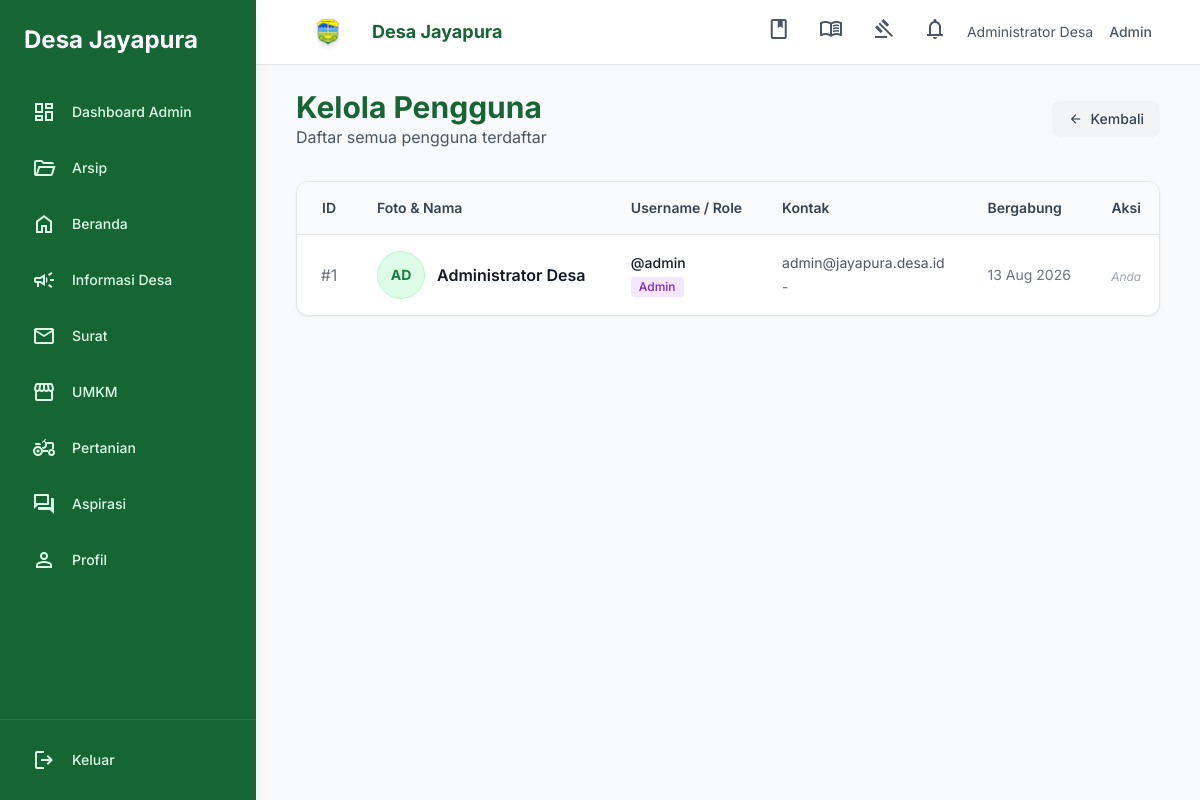
/admin_pengguna.php (signed in), run on the app's committed database.
### tables this page shows
CREATE TABLE users (
    id INT PRIMARY KEY AUTO_INCREMENT,
    username VARCHAR(50) UNIQUE NOT NULL,
    password VARCHAR(255) NOT NULL,
    full_name VARCHAR(100) NOT NULL,
    email VARCHAR(100) UNIQUE,
    phone VARCHAR(15),
    role ENUM('admin', 'warga', 'pelaku_umkm') DEFAULT 'warga',
    avatar VARCHAR(255),
    created_at TIMESTAMP DEFAULT CURRENT_TIMESTAMP,
    updated_at TIMESTAMP DEFAULT CURRENT_TIMESTAMP ON UPDATE CURRENT_TIMESTAMP
);

### admin_pengguna.php (called while the page is built, shortened)
<?php
$db = (new Database())->getConnection();
$stmt = $db->query("SELECT * FROM users ORDER BY created_at DESC");
$semua_pengguna = $stmt->fetchAll();
require_once 'views/admin_pengguna_view.php';
?>

### views/admin_pengguna_view.php (the view, shortened to what this page needs)
<?php require_once 'includes/header.php'; ?>
<section class="mb-8">
    <div class="flex flex-col sm:flex-row sm:items-center justify-between gap-4">
        <div>
            <h2 class="text-3xl font-bold text-green-800">Kelola Pengguna</h2>
            <p class="text-gray-600">Daftar semua pengguna terdaftar</p>
        </div>
        <a href="admin.php" class="inline-flex items-center gap-2 px-4 py-2 bg-gray-100 text-gray-700 rounded-lg hover:bg-gray-200 transition text-sm font-medium">
            <span class="material-symbols-outlined text-sm">arrow_back</span>
            Kembali
        </a>
    </div>
</section>
<div class="bg-white rounded-xl shadow-sm border border-gray-200 overflow-hidden">
    <div class="overflow-x-auto">
        <table class="w-full text-left border-collapse">
            <thead>
                <tr class="bg-gray-50 border-b border-gray-200">
                    <th class="p-4 text-sm font-semibold text-gray-700 w-16 text-center">ID</th>
                    <th class="p-4 text-sm font-semibold text-gray-700">Foto & Nama</th>
                    <th class="p-4 text-sm font-semibold text-gray-700">Username / Role</th>
                    <th class="p-4 text-sm font-semibold text-gray-700 hidden sm:table-cell">Kontak</th>
                    <th class="p-4 text-sm font-semibold text-gray-700 hidden lg:table-cell">Bergabung</th>
                    <th class="p-4 text-sm font-semibold text-gray-700 text-center">Aksi</th>
                </tr>
            </thead>
            <tbody class="divide-y divide-gray-100">
                <?php if(empty($semua_pengguna)): ?>
                    <tr>
                        <td colspan="6" class="p-8 text-center text-gray-500">Belum ada pengguna.</td>
                    </tr>
                <?php else: ?>
                    <?php foreach($semua_pengguna as $p): ?>
                        <tr class="hover:bg-gray-50/50 transition">
                            <td class="p-4 text-center text-gray-500">#<?= $p['id'] ?></td>
                            <td class="p-4">
                                <div class="flex items-center gap-3">
                                    <?php if(!empty($p['avatar'])): ?>
                                        <a href="uploads/avatars/<?= htmlspecialchars($p['avatar']) ?>" target="_blank" class="block shrink-0 transition-transform hover:scale-105 hover:opacity-90">
                                            <img src="uploads/avatars/<?= htmlspecialchars($p['avatar']) ?>" alt="Avatar" class="w-12 h-12 rounded-full object-cover shadow-sm border border-gray-200 cursor-pointer" title="Lihat Foto Profil">
                                        </a>
                                    <?php else: ?>
                                        <div class="w-12 h-12 rounded-full bg-green-100 text-green-700 flex items-center justify-center text-sm font-bold border border-green-200 shrink-0">
                                            <?= strtoupper(substr($p['full_name'], 0, 2)) ?>
                                        </div>
                                    <?php endif; ?>
                                    <div>
                                        <h4 class="font-semibold text-gray-900"><?= htmlspecialchars($p['full_name']) ?></h4>
                                    </div>
                                </div>
                            </td>
                            <td class="p-4">
                                <div class="text-sm font-medium text-gray-900">@<?= htmlspecialchars($p['username']) ?></div>
                                <span class="inline-block mt-1 px-2 py-0.5 rounded text-xs font-medium
                                    <?= $p['role'] == 'admin' ? 'bg-purple-100 text-purple-700' : ($p['role'] == 'pelaku_umkm' ? 'bg-blue-100 text-blue-700' : 'bg-gray-100 text-gray-700') ?>">
                                    <?= ucfirst(str_replace('_', ' ', $p['role'])) ?>
                                </span>
                            </td>
                            <td class="p-4 hidden sm:table-cell text-sm">
                                <div class="text-gray-600 mb-1"><?= htmlspecialchars($p['email'] ?? '-') ?></div>
                                <div class="text-gray-500"><?= htmlspecialchars($p['phone'] ?? '-') ?></div>
                            </td>
                            <td class="p-4 hidden lg:table-cell text-sm text-gray-500">
                                <?= date('d M Y', strtotime($p['created_at'])) ?>
                            </td>
                            <td class="p-4 text-center">
                                <?php if($p['id'] != $_SESSION['user_id']): ?>
                                    <a href="?delete=<?= $p['id'] ?>" onclick="return confirm('Yakin ingin menghapus pengguna ini?')" class="inline-flex items-center justify-center w-8 h-8 rounded-full text-red-500 hover:bg-red-50 hover:text-red-700 transition" title="Hapus Pengguna">
                                        <span class="material-symbols-outlined text-[20px]">delete</span>
                                    </a>
                                <?php else: ?>
                                    <span class="text-xs text-gray-400 italic">Anda</span>
                                <?php endif; ?>
                            </td>
                        </tr>
                    <?php endforeach; ?>
                <?php endif; ?>
            </tbody>
        </table>
    </div>
</div>
<?php require_once 'includes/footer.php'; ?>

### includes/header.php (style rules this page uses)
.material-symbols-outlined { font-variation-settings: 'FILL' 0, 'wght' 400, 'GRAD' 0, 'opsz' 24; display: inline-block; line-height: 1; }
body { font-family: 'Inter', sans-serif; background: #f8f9fa; color: #191c1d; min-height: 100vh; }

### data on the page
users: id "1", full_name "AD", full_name "Administrator Desa", username "admin", role "Admin", email "admin@jayapura.desa.id", phone "-", created_at "13 Aug 2026", shows "Anda"

### other printed values
SITE_NAME "Desa Jayapura"
$user_name "Administrator Desa"
$item['name'] "Dashboard Admin"
$item['name'] "Arsip"
$item['name'] "Beranda"
$item['name'] "Informasi Desa"
$item['name'] "Surat"
$item['name'] "UMKM"
$item['name'] "Pertanian"
$item['name'] "Aspirasi"
$item['name'] "Profil"
